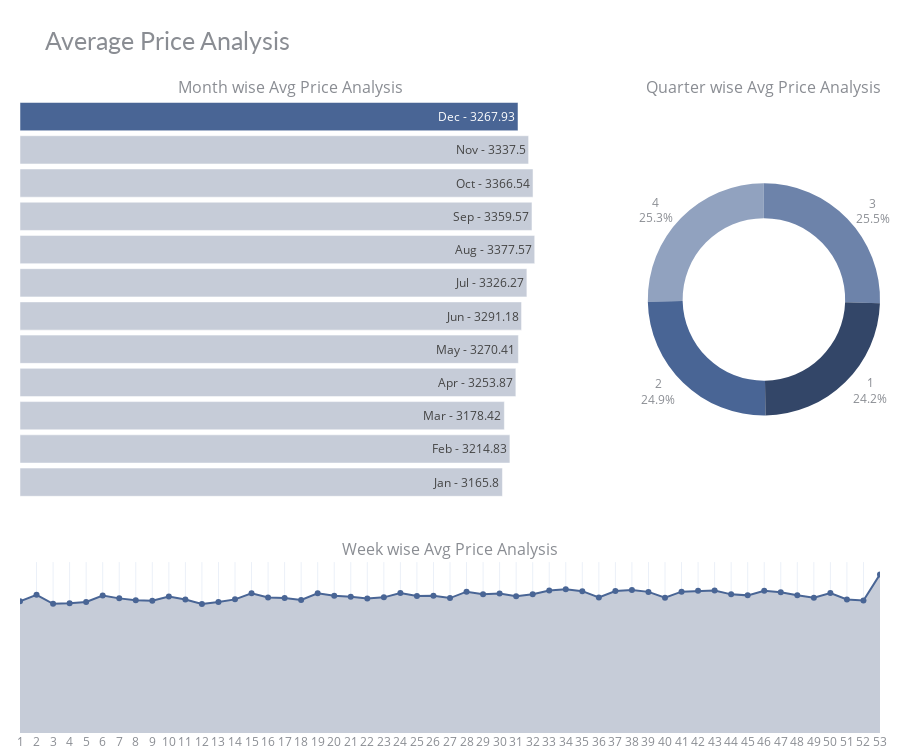

Source (notebook cell):
### Code cell
from plotly.subplots import make_subplots


fig = make_subplots(rows=2, cols=2, vertical_spacing=0.1,
                    row_heights=[0.7, 0.3], 
                    specs=[[{"type": "bar"}, {"type": "pie"}],
                           [{"colspan": 2}, None]],
                    column_widths=[0.7, 0.3],
                    subplot_titles=("Month wise Avg Price Analysis", "Quarter wise Avg Price Analysis", 
                                    "Week wise Avg Price Analysis"))

fig.add_trace(go.Bar(x=df_m_sa['price'], y=df_m_sa['month'], marker=dict(color= df_m_sa['color']),
                     text=df_m_sa['text'],textposition='auto',
                     name='Month', orientation='h'), 
                     row=1, col=1)
fig.add_trace(go.Pie(values=df_q_sa['price'], labels=df_q_sa['quarter'], name='Quarter',
                     marker=dict(colors=['#334668','#496595','#6D83AA','#91A2BF','#C8D0DF']), hole=0.7,
                     hoverinfo='label+percent+value', textinfo='label+percent'), 
                     row=1, col=2)
fig.add_trace(go.Scatter(x=df_w_sa['week'], y=df_w_sa['price'], mode='lines+markers', fill='tozeroy', fillcolor='#c6ccd8',
                     marker=dict(color= '#496595'), name='Week'), 
                     row=2, col=1)

# styling
fig.update_yaxes(visible=False, row=1, col=1)
fig.update_xaxes(visible=False, row=1, col=1)
fig.update_xaxes(tickmode = 'array', tickvals=df_w_sa.week, ticktext=[i for i in range(1,53)], 
                 row=2, col=1)
fig.update_yaxes(visible=False, row=2, col=1)
fig.update_layout(height=750, bargap=0.15,
                  margin=dict(b=0,r=20,l=20), 
                  title_text="Average Price Analysis",
                  template="plotly_white",
                  title_font=dict(size=25, color='#8a8d93', family="Lato, sans-serif"),
                  font=dict(color='#8a8d93'),
                  hoverlabel=dict(bgcolor="#f2f2f2", font_size=13, font_family="Lato, sans-serif"),
                  showlegend=False)
fig.show()

### Figure 1 — Plotly figure (JSON) as saved in the notebook; plotly's stock layout.template omitted (floating-point values rounded to 4 significant figures)
{"data": [{"marker": {"color": ["#c6ccd8", "#c6ccd8", "#c6ccd8", "#c6ccd8", "#c6ccd8", "#c6ccd8", "#c6ccd8", "#c6ccd8", "#c6ccd8", "#c6ccd8", "#c6ccd8", "#496595"]}, "name": "Month", "orientation": "h", "text": ["Jan - 3165.8", "Feb - 3214.83", "Mar - 3178.42", "Apr - 3253.87", "May - 3270.41", "Jun - 3291.18", "Jul - 3326.27", "Aug - 3377.57", "Sep - 3359.57", "Oct - 3366.54", "Nov - 3337.5", "Dec - 3267.93"], "textposition": "auto", "type": "bar", "x": [3166.0, 3215.0, 3178.0, 3254.0, 3270.0, 3291.0, 3326.0, 3378.0, 3360.0, 3367.0, 3338.0, 3268.0], "xaxis": "x", "y": [1, 2, 3, 4, 5, 6, 7, 8, 9, 10, 11, 12], "yaxis": "y"}, {"domain": {"x": [0.73, 1], "y": [0.37, 1]}, "hole": 0.7, "hoverinfo": "label+percent+value", "labels": [1, 2, 3, 4], "marker": {"colors": ["#334668", "#496595", "#6D83AA", "#91A2BF", "#C8D0DF"]}, "name": "Quarter", "textinfo": "label+percent", "type": "pie", "values": [3186.0, 3272.0, 3354.0, 3325.0]}, {"fill": "tozeroy", "fillcolor": "#c6ccd8", "marker": {"color": "#496595"}, "mode": "lines+markers", "name": "Week", "type": "scatter", "x": [1, 2, 3, 4, 5, 6, 7, 8, 9, 10, 11, 12, 13, 14, 15, 16, 17, 18, 19, 20, 21, 22, 23, 24, 25, 26, 27, 28, 29, 30, 31, 32, 33, 34, 35, 36, 37, 38, 39, 40, 41, 42, 43, 44, 45, 46, 47, 48, 49, 50, 51, 52, 53], "xaxis": "x2", "y": [3158.0, 3311.0, 3096.0, 3107.0, 3139.0, 3292.0, 3226.0, 3178.0, 3167.0, 3272.0, 3200.0, 3093.0, 3141.0, 3202.0, 3348.0, 3245.0, 3234.0, 3189.0, 3347.0, 3288.0, 3267.0, 3222.0, 3250.0, 3356.0, 3284.0, 3290.0, 3233.0, 3386.0, 3325.0, 3344.0, 3279.0, 3327.0, 3415.0, 3442.0, 3398.0, 3249.0, 3400.0, 3427.0, 3382.0, 3242.0, 3388.0, 3407.0, 3417.0, 3322.0, 3298.0, 3409.0, 3374.0, 3302.0, 3243.0, 3355.0, 3200.0, 3176.0, 3801.0], "yaxis": "y2"}], "layout": {"annotations": [{"font": {"size": 16}, "showarrow": false, "text": "Month wise Avg Price Analysis", "x": 0.315, "xanchor": "center", "xref": "paper", "y": 1, "yanchor": "bottom", "yref": "paper"}, {"font": {"size": 16}, "showarrow": false, "text": "Quarter wise Avg Price Analysis", "x": 0.865, "xanchor": "center", "xref": "paper", "y": 1, "yanchor": "bottom", "yref": "paper"}, {"font": {"size": 16}, "showarrow": false, "text": "Week wise Avg Price Analysis", "x": 0.5, "xanchor": "center", "xref": "paper", "y": 0.27, "yanchor": "bottom", "yref": "paper"}], "bargap": 0.15, "font": {"color": "#8a8d93"}, "height": 750, "hoverlabel": {"bgcolor": "#f2f2f2", "font": {"family": "Lato, sans-serif", "size": 13}}, "margin": {"b": 0, "l": 20, "r": 20}, "showlegend": false, "title": {"font": {"color": "#8a8d93", "family": "Lato, sans-serif", "size": 25}, "text": "Average Price Analysis"}, "xaxis": {"anchor": "y", "domain": [0, 0.63], "visible": false}, "xaxis2": {"anchor": "y2", "domain": [0, 1], "tickmode": "array", "ticktext": [1, 2, 3, 4, 5, 6, 7, 8, 9, 10, 11, 12, 13, 14, 15, 16, 17, 18, 19, 20, 21, 22, 23, 24, 25, 26, 27, 28, 29, 30, 31, 32, 33, 34, 35, 36, 37, 38, 39, 40, 41, 42, 43, 44, 45, 46, 47, 48, 49, 50, 51, 52], "tickvals": [1, 2, 3, 4, 5, 6, 7, 8, 9, 10, 11, 12, 13, 14, 15, 16, 17, 18, 19, 20, 21, 22, 23, 24, 25, 26, 27, 28, 29, 30, 31, 32, 33, 34, 35, 36, 37, 38, 39, 40, 41, 42, 43, 44, 45, 46, 47, 48, 49, 50, 51, 52, 53]}, "yaxis": {"anchor": "x", "domain": [0.37, 1], "visible": false}, "yaxis2": {"anchor": "x2", "domain": [0, 0.27], "visible": false}}}
